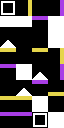

A level layout from a 2D game, rendered from its tile map. Below: a short description, then the map file with its tile-grid data intact:
An orthogonal 4x8 tile map with 16x16 px tiles, 1 tile layer (solid) and 4 objects (2x finish, music, spawn).

<map version="1.0" orientation="orthogonal" renderorder="right-down" width="4" height="8" tilewidth="16" tileheight="16" nextobjectid="32">
 <tileset firstgid="1" name="tileset" tilewidth="16" tileheight="16" tilecount="18" columns="6">
  <image source="../images/tileset.png" width="96" height="48" />
 </tileset>
 <layer name="solid" width="4" height="8">
  <data encoding="csv">
3,7,0,13,
17,17,15,1,
11,0,0,1,
9,0,9,7,
15,1,11,13,
0,11,15,8,
9,9,1,0,
15,15,3,1
</data>
 </layer>
 <objectgroup name="objects">
  <object id="12" name="tell_me" type="music" x="-16" y="-16" width="16" height="16" />
  <object id="26" name="lvQuat1" type="finish" x="0" y="-1" width="15" height="17" />
  <object id="27" name="lvInit2.1" type="finish" x="31" y="112" width="16" height="16" />
  <object id="29" type="spawn" x="15" y="95" width="16" height="16" />
 </objectgroup>
</map>
